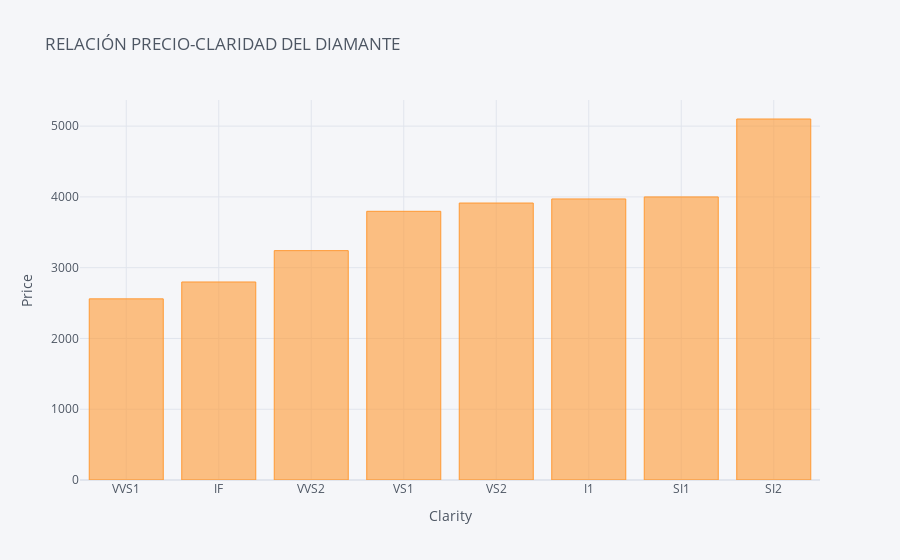

Notebook cell for this chart:
### Code cell
clarity_price.iplot(kind='bar',
                  x='clarity',
                y='price',
                  xTitle='Clarity',
                  yTitle='Price',
                  title='RELACIÓN PRECIO-CLARIDAD DEL DIAMANTE')

### Figure 1 — Plotly figure (JSON) as saved in the notebook; plotly's stock layout.template omitted (floating-point values rounded to 4 significant figures)
{"data": [{"marker": {"color": "rgba(255, 153, 51, 0.6)", "line": {"color": "rgba(255, 153, 51, 1.0)", "width": 1}}, "name": "price", "orientation": "v", "text": "", "type": "bar", "x": ["VVS1", "IF", "VVS2", "VS1", "VS2", "I1", "SI1", "SI2"], "y": [2559.0, 2798.0, 3241.0, 3797.0, 3914.0, 3971.0, 4000.0, 5101.0]}], "layout": {"legend": {"bgcolor": "#F5F6F9", "font": {"color": "#4D5663"}}, "paper_bgcolor": "#F5F6F9", "plot_bgcolor": "#F5F6F9", "title": {"font": {"color": "#4D5663"}, "text": "RELACIÓN PRECIO-CLARIDAD DEL DIAMANTE"}, "xaxis": {"gridcolor": "#E1E5ED", "showgrid": true, "tickfont": {"color": "#4D5663"}, "title": {"font": {"color": "#4D5663"}, "text": "Clarity"}, "zerolinecolor": "#E1E5ED"}, "yaxis": {"gridcolor": "#E1E5ED", "showgrid": true, "tickfont": {"color": "#4D5663"}, "title": {"font": {"color": "#4D5663"}, "text": "Price"}, "zerolinecolor": "#E1E5ED"}}}
